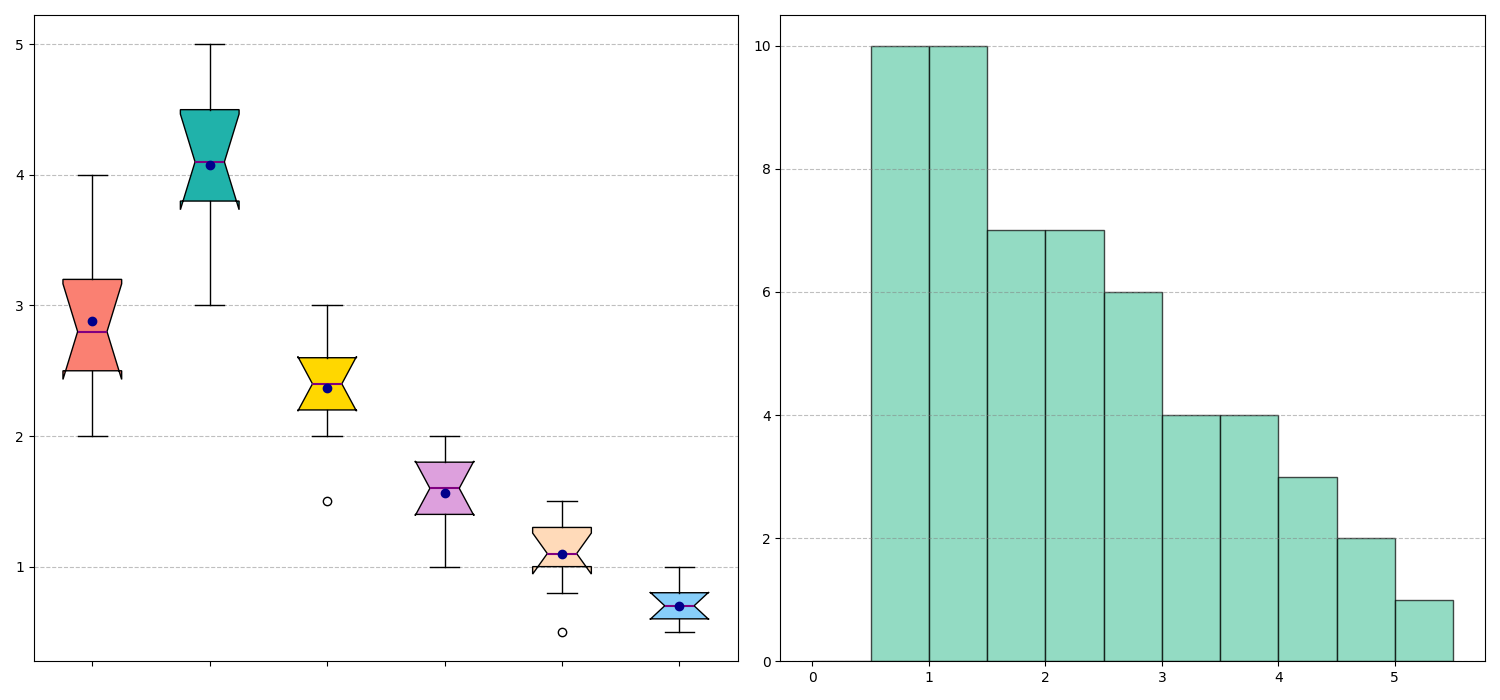

The script that drew this image:
import matplotlib.pyplot as plt
import numpy as np

age_groups = ['10-20', '21-30', '31-40', '41-50', '51-60', '61-70']
smartphone_usage = [
    [2.7, 2.2, 4, 3.2, 2, 3.5, 2.5, 3, 2.8],
    [3.5, 4.1, 5, 4.7, 3.9, 3, 4.5, 4.2, 3.8],
    [2.4, 2.3, 3, 2.8, 2, 1.5, 2.6, 2.5, 2.2],
    [1.5, 1.9, 2, 1.4, 1.6, 1.8, 1.2, 1.7, 1],
    [1.4, 1.3, 1, 1.1, 1.2, 0.8, 1.5, 1.1, 0.5],
    [0.9, 0.6, 0.7, 1, 0.8, 0.5, 0.7, 0.6, 0.5]
]

all_ages_usage = sum(smartphone_usage, [])

fig, axs = plt.subplots(1, 2, figsize=(15, 7))

boxplot = axs[0].boxplot(smartphone_usage, patch_artist=True, notch=True, vert=True, showmeans=True)
new_colors = ['salmon', 'lightseagreen', 'gold', 'plum', 'peachpuff', 'lightskyblue']
for patch, color in zip(boxplot['boxes'], new_colors):
    patch.set_facecolor(color)
for median in boxplot['medians']:
    median.set(color='purple', linewidth=1.5)
for mean in boxplot['means']:
    mean.set(marker='o', markerfacecolor='darkblue', markeredgecolor='darkblue')

axs[0].set_xticklabels([])
axs[0].yaxis.grid(True, linestyle='--', which='major', color='grey', alpha=0.5)
axs[0].tick_params(axis='x', rotation=45)

axs[1].hist(all_ages_usage, bins=np.arange(0, 6, 0.5), color='mediumaquamarine', edgecolor='black', alpha=0.7)
axs[1].yaxis.grid(True, linestyle='--', which='major', color='grey', alpha=0.5)

plt.tight_layout()
plt.show()
